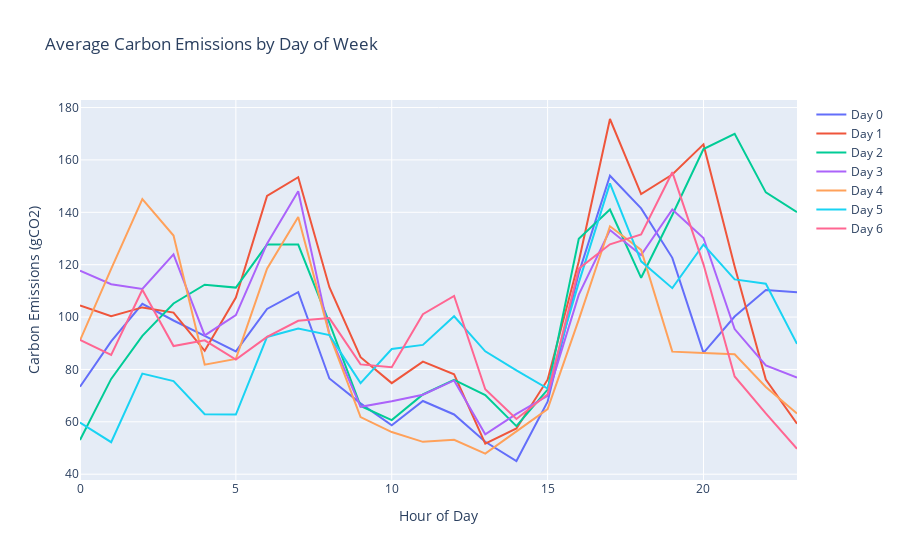

Notebook cell for this chart:
### Code cell
fig = go.Figure()

for c in avg_day.columns:    
    fig.add_trace(go.Scatter(x=avg_day.index, y=avg_day[c], mode='lines', name=f'Day {c}'))

fig.update_layout(
    title=f'Average Carbon Emissions by Day of Week',
    xaxis_title='Hour of Day',
    yaxis_title='Carbon Emissions (gCO2)',
    template='plotly'
)
fig.show()

### Figure 1 — Plotly figure (JSON) as saved in the notebook; plotly's stock layout.template omitted (floating-point values rounded to 4 significant figures)
{"data": [{"mode": "lines", "name": "Day 0", "type": "scatter", "x": [0, 1, 2, 3, 4, 5, 6, 7, 8, 9, 10, 11, 12, 13, 14, 15, 16, 17, 18, 19, 20, 21, 22, 23], "y": [73.43, 90.68, 105.1, 98.69, 92.81, 86.89, 103.1, 109.5, 76.55, 67.04, 58.67, 67.95, 62.81, 52.38, 45.04, 67.66, 116.8, 154.0, 141.5, 122.6, 86.33, 100.2, 110.3, 109.5]}, {"mode": "lines", "name": "Day 1", "type": "scatter", "x": [0, 1, 2, 3, 4, 5, 6, 7, 8, 9, 10, 11, 12, 13, 14, 15, 16, 17, 18, 19, 20, 21, 22, 23], "y": [104.5, 100.3, 103.7, 101.7, 87.13, 107.5, 146.3, 153.4, 111.4, 84.68, 74.77, 82.98, 78.17, 51.7, 57.46, 76.09, 121.2, 175.6, 147.0, 154.4, 165.9, 119.3, 76.17, 59.3]}, {"mode": "lines", "name": "Day 2", "type": "scatter", "x": [0, 1, 2, 3, 4, 5, 6, 7, 8, 9, 10, 11, 12, 13, 14, 15, 16, 17, 18, 19, 20, 21, 22, 23], "y": [53.06, 76.38, 92.79, 105.2, 112.4, 111.3, 127.7, 127.7, 97.82, 66.03, 60.65, 70.44, 75.98, 70.19, 58.34, 72.33, 129.9, 141.1, 115.0, 139.0, 164.2, 170.0, 147.6, 140.1]}, {"mode": "lines", "name": "Day 3", "type": "scatter", "x": [0, 1, 2, 3, 4, 5, 6, 7, 8, 9, 10, 11, 12, 13, 14, 15, 16, 17, 18, 19, 20, 21, 22, 23], "y": [117.7, 112.6, 110.7, 124.0, 92.98, 100.7, 128.0, 148.0, 93.47, 65.73, 67.82, 70.33, 75.8, 55.24, 63.03, 69.93, 108.6, 133.2, 123.7, 141.1, 130.2, 95.41, 81.54, 76.91]}, {"mode": "lines", "name": "Day 4", "type": "scatter", "x": [0, 1, 2, 3, 4, 5, 6, 7, 8, 9, 10, 11, 12, 13, 14, 15, 16, 17, 18, 19, 20, 21, 22, 23], "y": [91.07, 118.4, 145.0, 131.1, 81.85, 84.01, 118.5, 138.2, 93.36, 61.8, 56.1, 52.35, 53.13, 47.83, 56.35, 64.87, 98.99, 134.7, 125.6, 86.8, 86.31, 85.77, 73.3, 63.16]}, {"mode": "lines", "name": "Day 5", "type": "scatter", "x": [0, 1, 2, 3, 4, 5, 6, 7, 8, 9, 10, 11, 12, 13, 14, 15, 16, 17, 18, 19, 20, 21, 22, 23], "y": [59.73, 52.22, 78.42, 75.53, 62.87, 62.75, 92.41, 95.63, 93.11, 74.79, 87.82, 89.37, 100.3, 86.92, 79.67, 72.69, 113.2, 151.0, 121.3, 111.0, 127.7, 114.4, 112.7, 89.76]}, {"mode": "lines", "name": "Day 6", "type": "scatter", "x": [0, 1, 2, 3, 4, 5, 6, 7, 8, 9, 10, 11, 12, 13, 14, 15, 16, 17, 18, 19, 20, 21, 22, 23], "y": [91.25, 85.52, 110.4, 88.93, 91.11, 83.77, 92.45, 98.58, 99.61, 81.93, 80.87, 101.1, 108.1, 72.42, 61.1, 70.55, 118.5, 127.8, 131.5, 155.3, 120.1, 77.33, 63.19, 49.69]}], "layout": {"title": {"text": "Average Carbon Emissions by Day of Week"}, "xaxis": {"title": {"text": "Hour of Day"}}, "yaxis": {"title": {"text": "Carbon Emissions (gCO2)"}}}}
